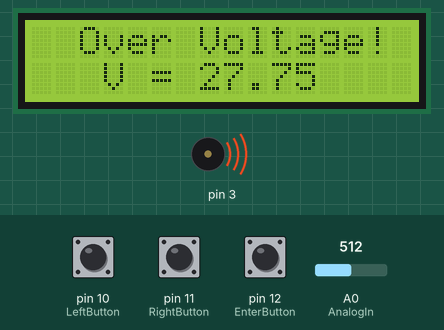
Recording of a sketch running on a simulated Arduino Uno, built with avr-gcc and run on an emulated ATmega328P. On the bench: 16×2 character LCD, buzzer (waves = sounding). The inputs (shaded band) are chosen by the test bench; at power-on: A0 (AnalogIn) = 512, pin 11 (RightButton) HIGH, pin 12 (EnterButton) HIGH, pin 10 (LeftButton) HIGH. What the sketch prints to the serial monitor is not drawn.

Above: at 7.09 s.
7.4 s: A0 (AnalogIn) set to 450
At 8.96 s:
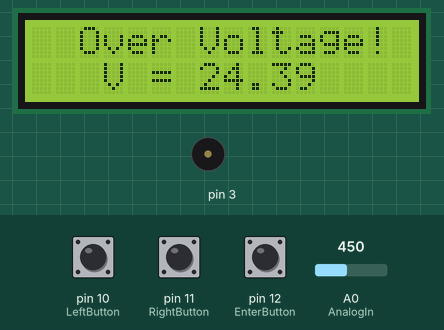
10.3 s: A0 (AnalogIn) set to 424
At 12.0 s:
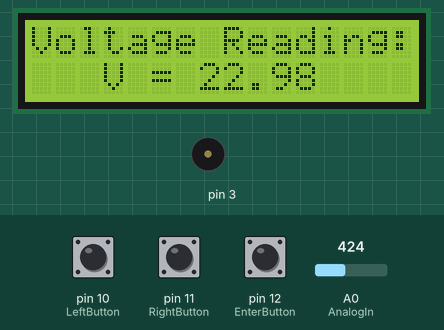
12.9 s: pin 11 (RightButton) pulled LOW for 1.45 s
At 14.5 s:
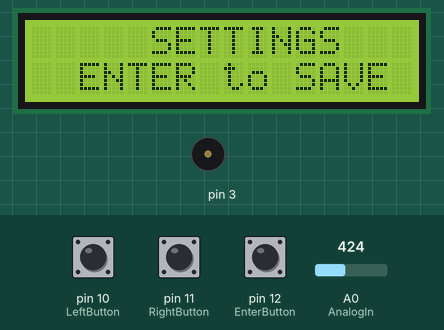
15.8 s: pin 12 (EnterButton) pulled LOW for 1.45 s
At 16.6 s:
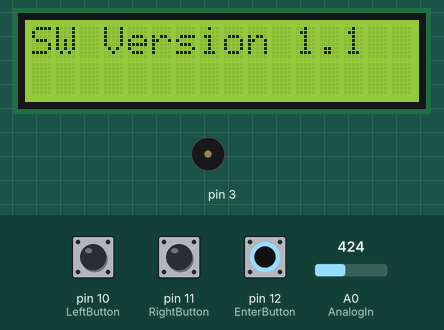
18.7 s: A0 (AnalogIn) set to 511
At 19.24 s:
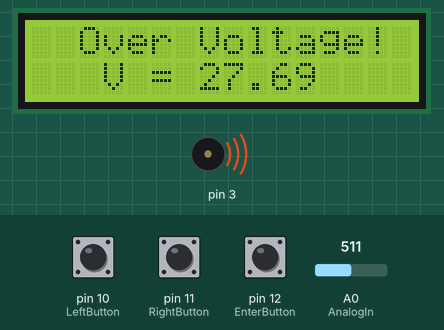
20.3 s: A0 (AnalogIn) set to 306
At 21.11 s:
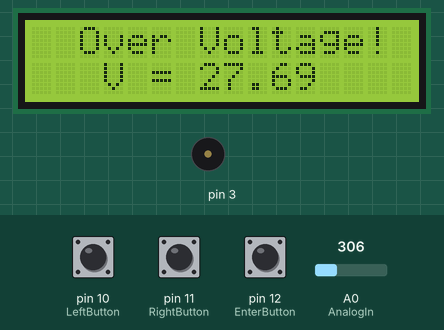
Timing chart, 0 to 23.3 s (numbered marks = the images above; inputs shaded):
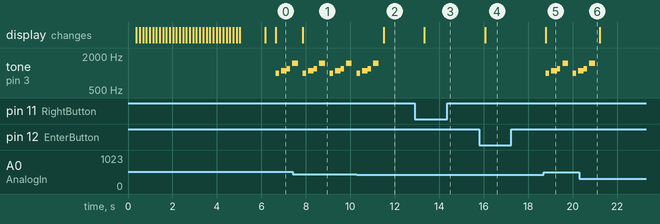

Measured:
- the behaviour switches between 443 and 442 on A0 (AnalogIn) (found by bisection; images 1 and 2)
- after the input at 7.4 s, the display: changes after 0.46 s (image 1)
- after the input at 10.3 s, tone on pin 3: goes on until 11.3 s, then stays silent; the display: changes after 1.2 s (image 2)
- after the input at 12.9 s, the display: changes after 0.42 s (image 3)
- after the input at 15.8 s, the display: changes after 0.26 s (image 4)
- after the input at 18.7 s, tone on pin 3: plays 1000 Hz for 0.15 s, 1100 Hz for 0.25 s, 1200 Hz for 0.15 s, 1500 Hz for 0.25 s, 1000 Hz for 0.15 s, 1100 Hz for 0.04 s, starting after 0.10 s; the display: changes after 0.10 s (image 5)
- after the input at 20.3 s, tone on pin 3: goes on until 21.0 s, then stays silent
- by itself, tone on pin 3: repeats every 1.2 s: 1000 Hz 0.15 s, silent 0.10 s, 1100 Hz 0.25 s, 1200 Hz 0.15 s, silent 0.10 s, 1500 Hz 0.25 s, silent 0.21 s

The sketch:

exercise10.ino
```cpp
// include the library code:
#include <LiquidCrystal.h>

// initialize the library with the numbers of the interface pins
//LiquidCrystal lcd(12, 11, 5, 4, 3, 2);
LiquidCrystal lcd(9, 8, 7, 6, 5, 4);
const int LeftButton = 10;
const int RightButton = 11;
const int EnterButton = 12;
const int AnalogIn = 0;

int main_menu = 1;
int LeftButtonFlag = 0;
int RightButtonFlag = 0;
int EnterButtonFlag = 0;
float vin = 0.0;
float vout = 0.0;
float R1 = 100380.0; // actual resistance of R1 (100K) default
float R2 = 9940.0; // actual resistance of R2 (10K) default
int value = 0;
void setup() {
  pinMode(LeftButton,INPUT_PULLUP);
  pinMode(RightButton,INPUT_PULLUP);
  pinMode(EnterButton,INPUT_PULLUP);
  Serial.begin(9600);
  lcd.begin(16, 2);
  // Print a message to the LCD.
 scroll_msg("Welcome");
 delay(1000);
 lcd.clear();
}

void loop() {
check_buttons();
read_analog_in();
main_display();
check_voltage();

 }


void read_analog_in() { // read the value at analog input

       value = analogRead(AnalogIn);
       vout = ((value) * 5.0) / 1024.0;
       vin = vout / (R2/(R1+R2));

       Serial.println("Value:");
       Serial.println(value);
       Serial.println("Vout:");
       Serial.println(vout);
       if (vin<0.09) {
        vin=0.0;//statement to junk undesired reading !

          }
}
void check_buttons() {

int readleft = digitalRead(LeftButton);
    if (readleft != 1) {
      main_menu = 1;
    }
  delay(150);
int readright = digitalRead(RightButton);
    if(readright != 1) {
      main_menu = 2;
    }
  delay(150);
int read_enter = digitalRead(EnterButton);
    if(read_enter != 1) {
      main_menu = 3;
    }
  delay (150);
}


void main_display() {


switch (main_menu) {
  case 1:
    lcd.clear();
    lcd_display("Voltage Reading:",0,0);
    lcd.setCursor(3,1);
    lcd.print("V = ");
    lcd.print(vin);
    Serial.println(vin);
    break;
  case 2:
     lcd.clear();
    lcd_display("SETTINGS",5,0);
    lcd_display("ENTER to SAVE",2,1);
    break;

  case 3:
    lcd.clear();
    lcd_display("SW Version 1.1",0,0);
    break;
}
}


void check_voltage() {
if (vin > 24.0) {
  lcd.clear();
  lcd.setCursor(2,0);
  lcd.print("Over Voltage!");
  Serial.println("Over Voltage");
  lcd.setCursor(3,1);
  lcd.print("V = ");
  lcd.print(vin);

  tone(3,1000,150);
  delay(250);
  tone(3,1100,250);
  delay(250);
  tone(3,1200,150);
  delay(250);
  tone(3,1500,250);

}

}

void lcd_display(String msg,int x,int y) {
  lcd.setCursor(x,y);
  lcd.print(msg);
}

void scroll_msg (String msg) {
  lcd.clear();
  lcd.begin(16, 2);
  lcd.print(msg);
  delay(250);
    // scroll 13 positions (string length) to the left
  // to move it offscreen left:
  for (int positionCounter = 0; positionCounter < 16; positionCounter++) {
    // scroll one position left:
    lcd.scrollDisplayRight();
    // wait a bit:
    delay(150);
  }

  // scroll 29 positions (string length + display length) to the right
  // to move it offscreen right:
  for (int positionCounter = 0; positionCounter < 16; positionCounter++) {
    // scroll one position right:
    lcd.scrollDisplayLeft();
    // wait a bit:
    delay(150);
  }
}
```
